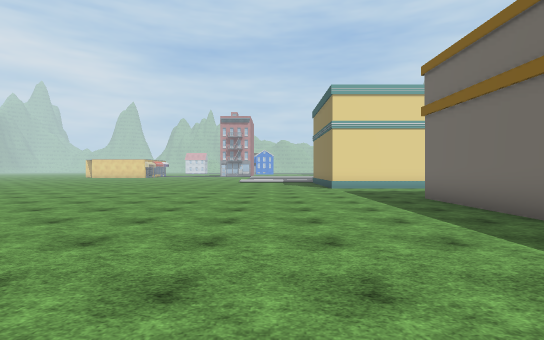
view 1 (above)

19 first-person views from a walk through a scene from a Unity 3-D project. The camera is 1.5 m above the floor, looks level and sees 85° across. The floor is counted in squares, 2 m on a side. Each view is taken from the middle of a square. On the plan, view 1 faces up. The plan holds only what a view shows up to about 10 squares ahead; the rest is blank. The place goes on beyond the plan. The player character is not drawn. Some surface patterns are stand-ins.

view 2
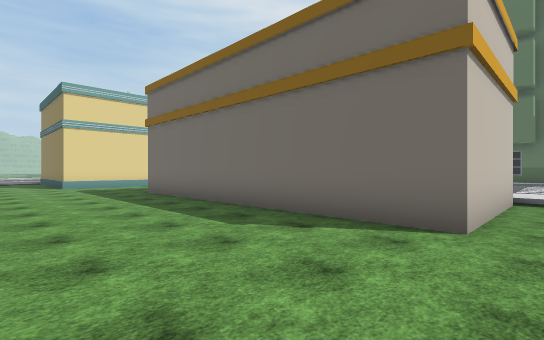

view 3
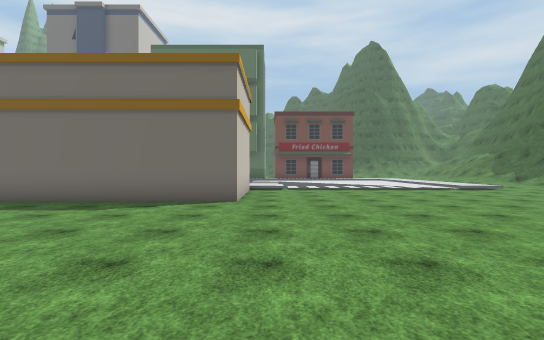

view 4
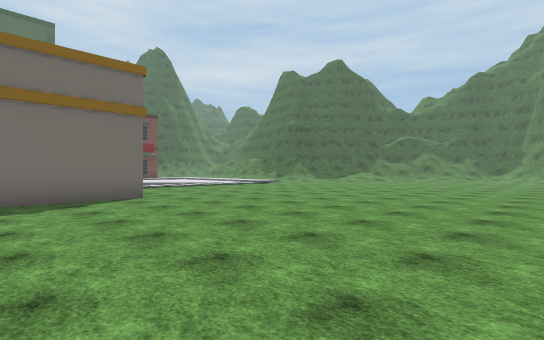

view 5
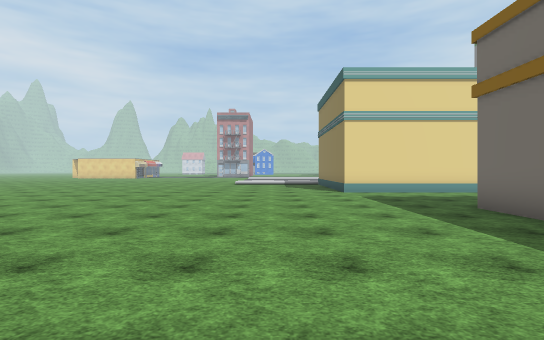

view 6
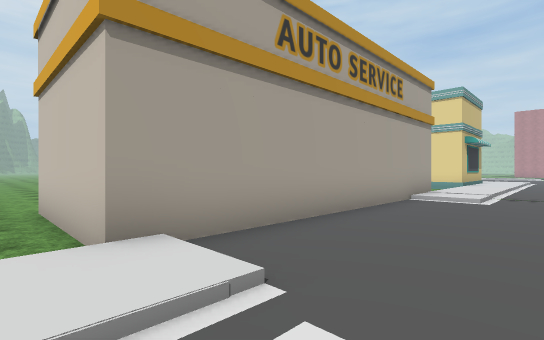

view 7
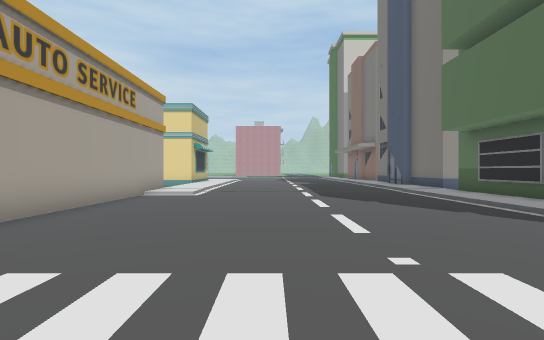

view 8
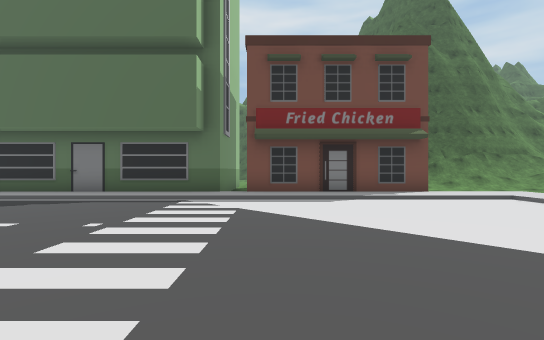

view 9
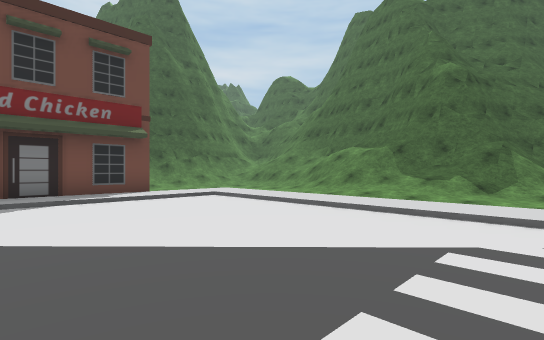

view 10
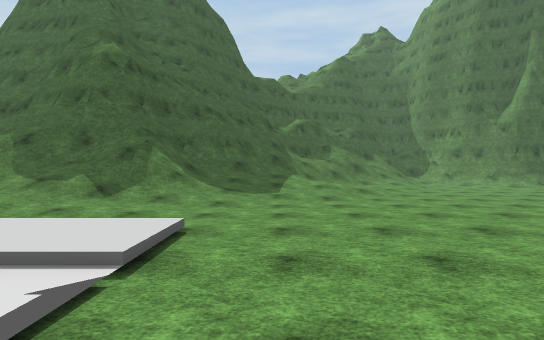

view 11
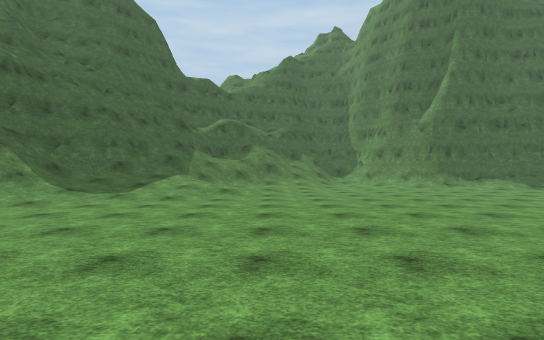

view 12
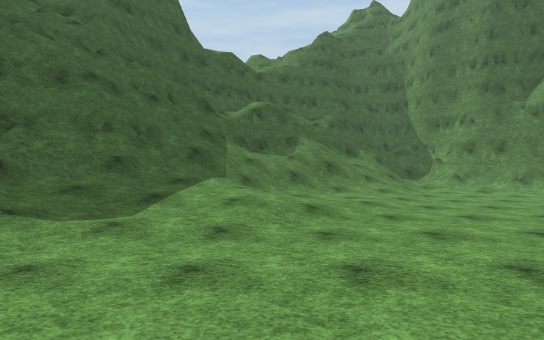

view 13
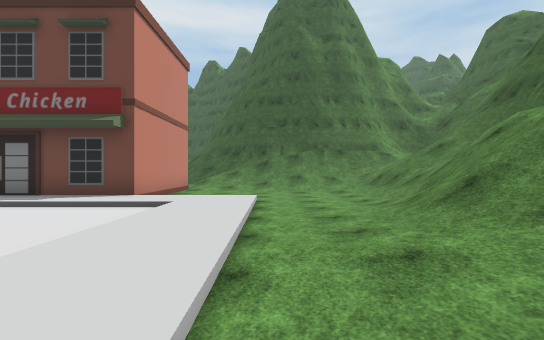

view 14
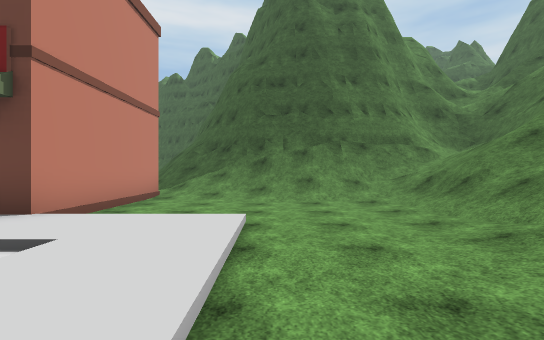

view 15
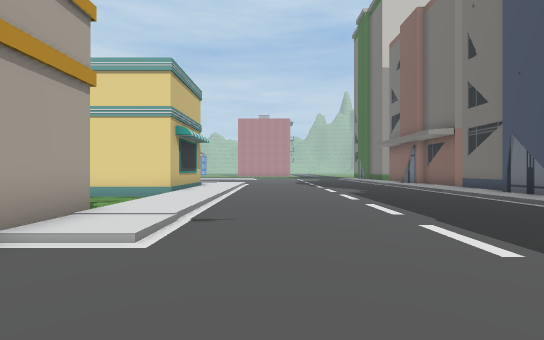

view 16
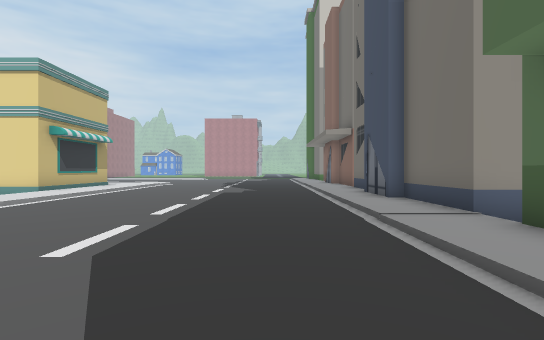

view 17
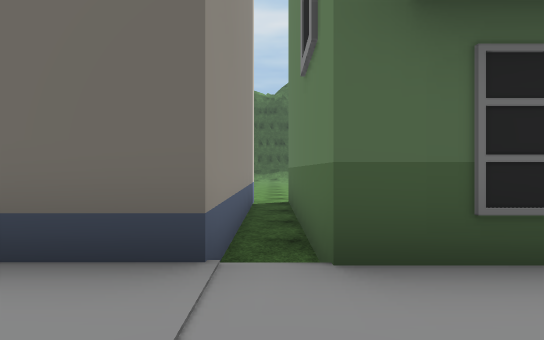

view 18
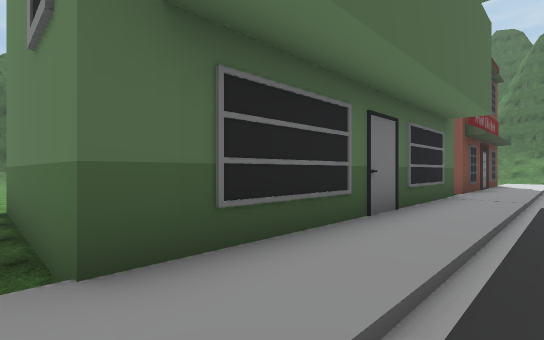

view 19
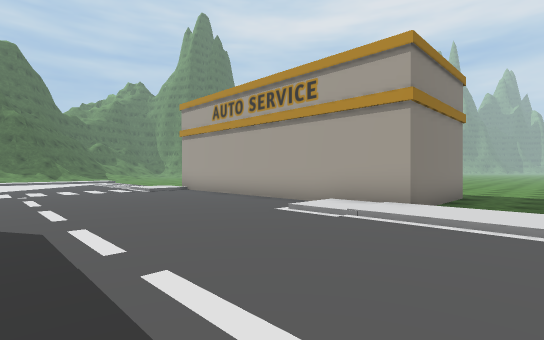

### Floor plan
Key: @ floor where view 1 was taken; # wall or solid block; . main floor; : floor 0.25 m higher than the main floor; + floor 0.5 m higher than the main floor; / step, stairs or slope; = window, fence, low wall or low ledge; B building.
Columns run from 8 left of view 1 to 24 right of it. Each row starts with its distance up from view 1.
 13                 #+:::::::+B
 12 ...........######+:::::::+B
 11 ................/+:::::::+B
 10 ................/+:::::::+B
  9 ................/+:::::::+B
  8  ...........BBBBB+:::::::+BBBBBB
  7   ..........B   B:.......:/.....
  6   ..........B   B/.......:BBBBBB
  5    .........B   B........:B
  4     ........B   B........:B
  3      .......B   B........:B
  2     ........B   B........:B
  1     ........B   B........:B
  0     ....@...B   B........:B
 -1     ........BBBBB:.......:BB
 -2     ............/:.......:#
 -3     ............ ........:#
 -4     ............ ........:#
 -5     ............ ........:#
 -6     ............ ........:#
 -7     ............ ........:#####
 -8      ....................:/....//
 -9      .........../////////:/...///
-10      .........../:::::::::/...//#
-11      ........................///#
-12       ............//////.....///#
-13      ...........//////////...//##
-14      ..........//////=/////////##
-15     .........///////## // /////=#
-16    .........//////=#####  //////#
-17    ........//////###   #####// /#
-18        ..../:///=#         ######
-19       ...///////##
-20      /...//////##
-21     ##/.//////##

Where each view was taken, in squares from view 1:
view 1: 0 up, 0 right, facing up
view 2: 2 down, 0 right, facing up-right
view 3: 2 down, 3 left, facing right
view 4: 2 up, 4 left, facing down-right
view 5: 2 up, 0 right, facing up
view 6: 2 down, 11 right, facing up-left
view 7: 3 down, 12 right, facing up
view 8: 3 down, 9 right, facing right
view 9: 4 down, 9 right, facing down-right
view 10: 7 down, 7 right, facing down
view 11: 7 down, 3 right, facing down
view 12: 11 down, 5 right, facing down
view 13: 11 down, 11 right, facing right
view 14: 11 down, 14 right, facing right
view 15: 3 up, 11 right, facing up
view 16: 3 up, 15 right, facing up
view 17: 7 up, 16 right, facing right
view 18: 7 up, 16 right, facing down-right
view 19: 10 up, 14 right, facing down-left
